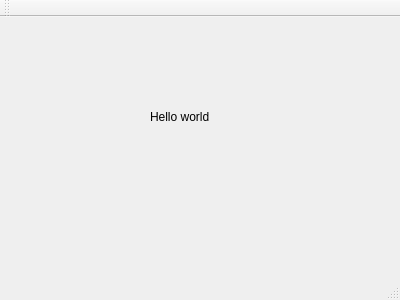
<?xml version="1.0" encoding="UTF-8"?>
<ui version="4.0">
 <class>MainWindow</class>
 <widget class="QMainWindow" name="MainWindow">
  <property name="geometry">
   <rect>
    <x>0</x>
    <y>0</y>
    <width>400</width>
    <height>300</height>
   </rect>
  </property>
  <property name="windowTitle">
   <string>MainWindow</string>
  </property>
  <widget class="QWidget" name="centralWidget">
   <widget class="QLabel" name="label">
    <property name="geometry">
     <rect>
      <x>150</x>
      <y>90</y>
      <width>101</width>
      <height>19</height>
     </rect>
    </property>
    <property name="text">
     <string>Hello world</string>
    </property>
   </widget>
  </widget>
  <widget class="QMenuBar" name="menuBar">
   <property name="geometry">
    <rect>
     <x>0</x>
     <y>0</y>
     <width>400</width>
     <height>24</height>
    </rect>
   </property>
  </widget>
  <widget class="QToolBar" name="mainToolBar">
   <attribute name="toolBarArea">
    <enum>TopToolBarArea</enum>
   </attribute>
   <attribute name="toolBarBreak">
    <bool>false</bool>
   </attribute>
  </widget>
  <widget class="QStatusBar" name="statusBar"/>
 </widget>
 <layoutdefault spacing="6" margin="11"/>
 <resources/>
 <connections/>
</ui>
